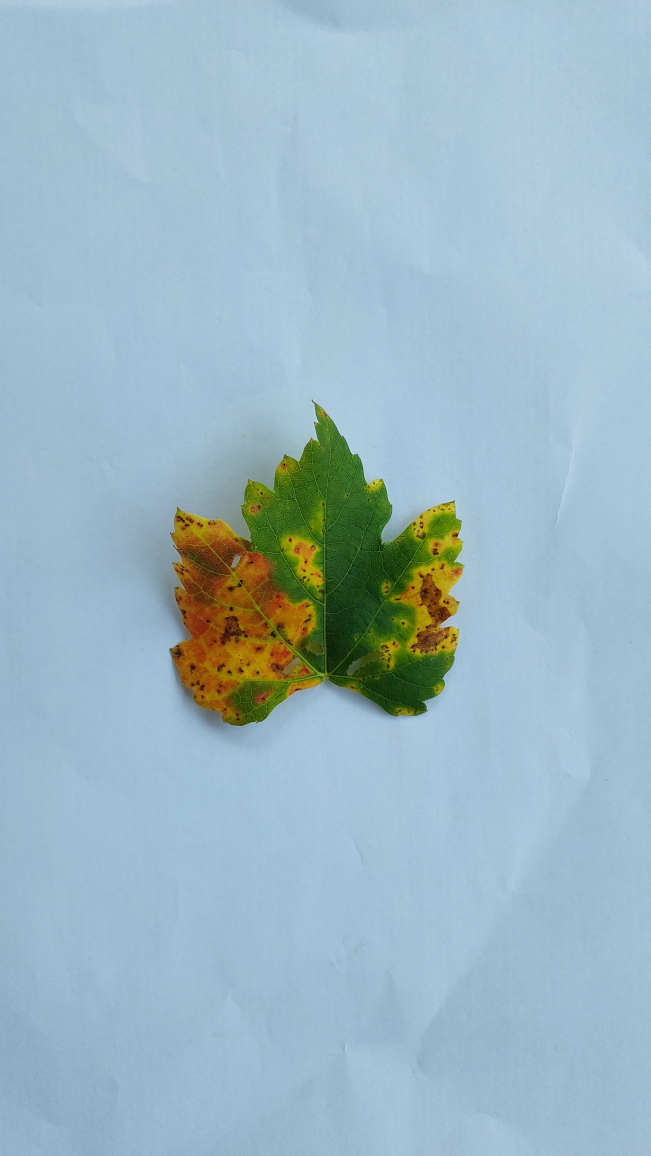
#> input picture skripsi_app_backend/Try Code/20230529_091443.jpg, 2604 x 4624 px (shown at 1/4 size)
$ jupyter execute BnW_Image.ipynb
#> lines starting #> are read from the running program, lines starting #| are printed output that depends on the picture
[cell 1]
import cv2

[cell 2]
image = cv2.imread("../20230529_091443.jpg")
#> image is the input picture: shape (4624, 2604, 3); mean B, G, R 196, 183.4, 156.5

[cell 3]
gray = cv2.cvtColor(image, cv2.COLOR_BGR2GRAY)
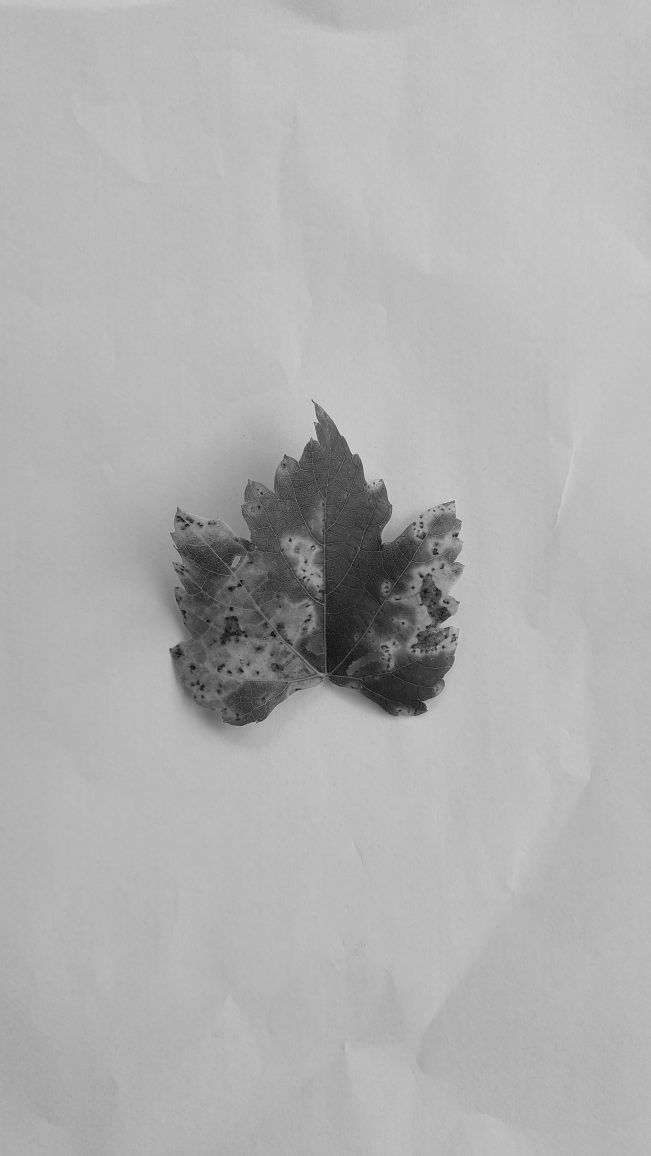
#> gray: shape (4624, 2604) (shown at 1/4 size); min 1, max 229, mean 176.7

[cell 4]
img = cv2.resize(gray, (360, 480))
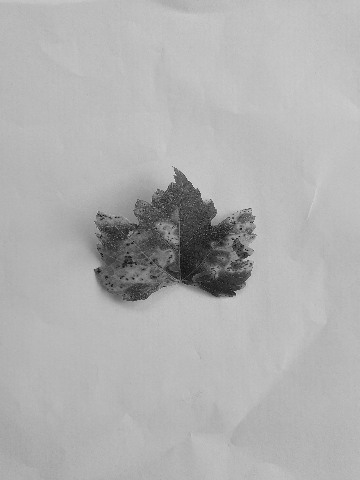
#> img: shape (480, 360); min 13, max 222, mean 176.6
cv2.imshow("hasil", img)
cv2.waitKey(0)
cv2.destroyAllWindows()

$ run again, with skripsi_app_backend/Try Code/image.jpg copied over skripsi_app_backend/Try Code/20230529_091443.jpg
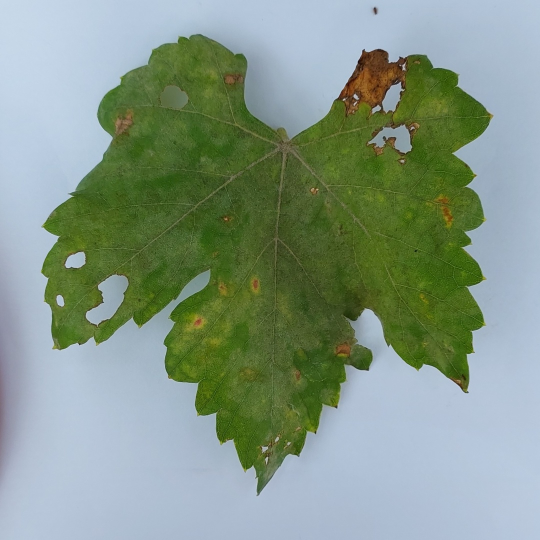
#> input picture skripsi_app_backend/Try Code/image.jpg, 1080 x 1080 px (shown at 1/2 size)
#> image is the input picture: shape (1080, 1080, 3); mean B, G, R 136, 151.9, 133
#> `gray = cv2.cvtColor(image, cv2.COLOR_BGR2GRAY)`:
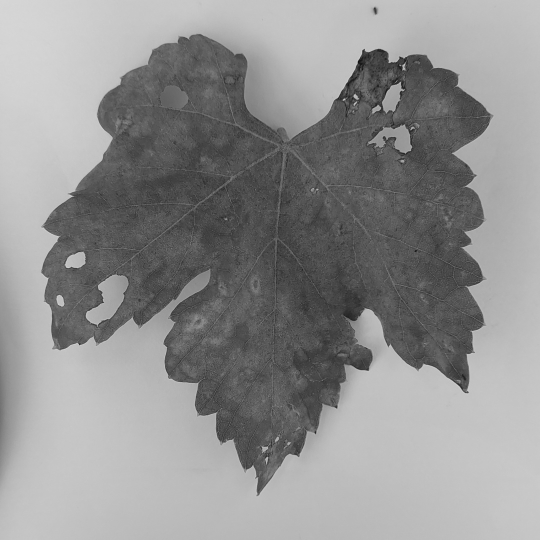
#> gray: shape (1080, 1080) (shown at 1/2 size); min 8, max 218, mean 144.5
#> `img = cv2.resize(gray, (360, 480))`:
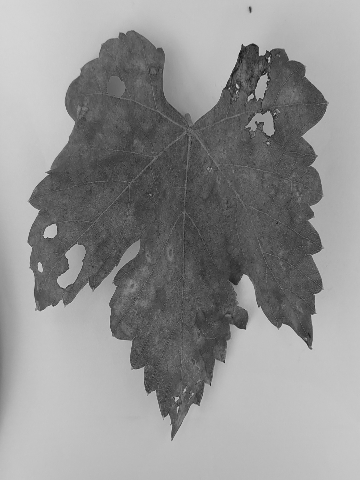
#> img: shape (480, 360); min 21, max 214, mean 144.5
